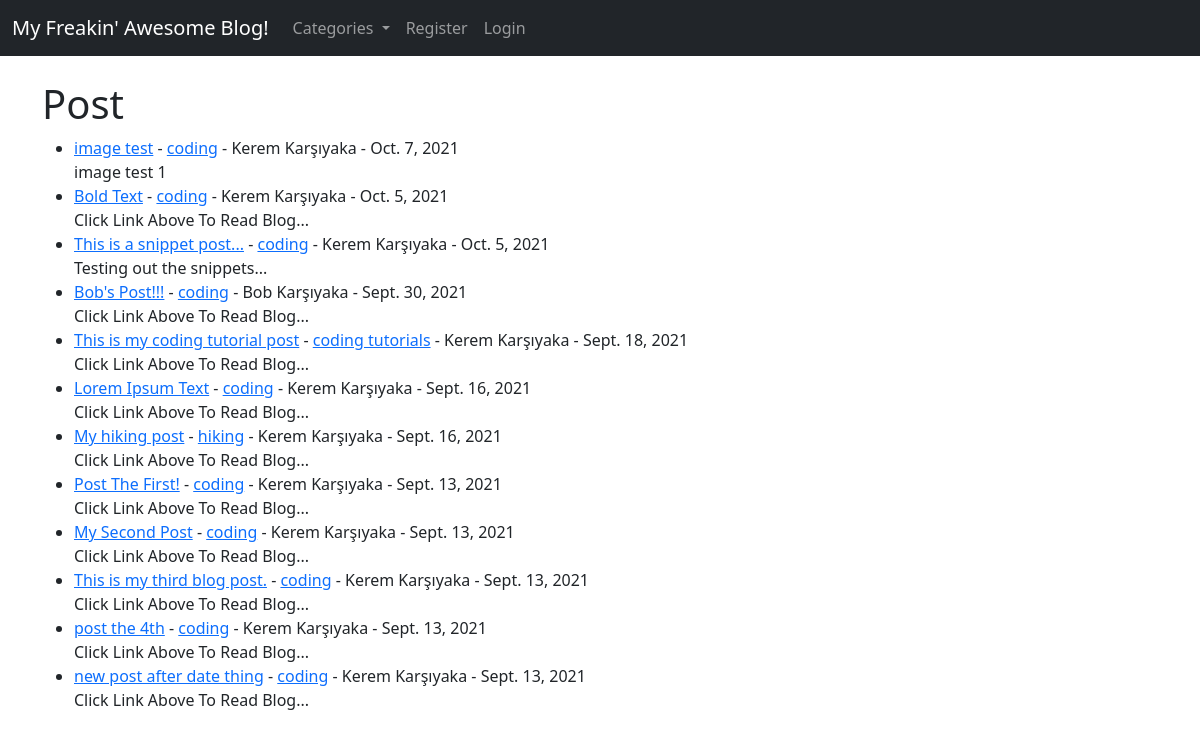
The page / on the database its author committed.
### theblog/models.py (models this page shows, shortened)
class Post(models.Model):
	title = models.CharField(max_length=255)
	header_image = models.ImageField(null=True, blank=True, upload_to="images/")
	title_tag = models.CharField(max_length=255)
	author = models.ForeignKey(User, on_delete=models.CASCADE)
	body = RichTextField(blank=True, null=True)
	post_date = models.DateField(auto_now_add=True)
	category = models.CharField(max_length=255, default='coding')
	snippet = models.CharField(max_length=255)
	likes = models.ManyToManyField(User, related_name='blog_posts')

### theblog/views.py (the view)
# urls.py: path('', HomeView.as_view(), name="home"),
class HomeView(ListView):
	model = Post
	template_name = 'home.html'
	ordering = ['-post_date']
	def get_context_data(self, *args, **kwargs):
		cat_menu = Category.objects.all()
		context = super(HomeView, self).get_context_data(*args, **kwargs)
		context["cat_menu"] = cat_menu
		return context

### theblog/models.py (called while the page is built)
	def __str__(self):
		return self.name

### theblog/templates/home.html (shortened to what this page needs)
{% extends 'base.html' %}
{% block content %}
<h1>Post</h1>
<ul>
{% for post in object_list %}
	<li><a href="{% url 'article-detail' post.pk %}">{{ post.title }}</a>
		- <a href=" {% url 'category' post.category|slugify %} ">{{ post.category }}</a>
		- {{ post.author.first_name }}
		{{ post.author.last_name }} -
		{{ post.post_date}} <br/>
	{{ post.snippet }}</li>
{% endfor %}
</ul>
{% endblock %}

### rows shown on the page
Post: title "image test", category "coding", author.first_name "Kerem", author.last_name "Karşıyaka", post_date "Oct. 7, 2021", snippet "image test 1"
Post: title "Bold Text", category "coding", author.first_name "Kerem", author.last_name "Karşıyaka", post_date "Oct. 5, 2021", snippet "Click Link Above To Read Blog..."
Post: title "This is a snippet post...", category "coding", author.first_name "Kerem", author.last_name "Karşıyaka", post_date "Oct. 5, 2021", snippet "Testing out the snippets..."
Post: title "Bob's Post!!!", category "coding", author.first_name "Bob", author.last_name "Karşıyaka", post_date "Sept. 30, 2021", snippet "Click Link Above To Read Blog..."
Post: title "This is my coding tutorial post", category "coding tutorials", author.first_name "Kerem", author.last_name "Karşıyaka", post_date "Sept. 18, 2021", snippet "Click Link Above To Read Blog..."
Post: title "Lorem Ipsum Text", category "coding", author.first_name "Kerem", author.last_name "Karşıyaka", post_date "Sept. 16, 2021", snippet "Click Link Above To Read Blog..."
Post: title "My hiking post", category "hiking", author.first_name "Kerem", author.last_name "Karşıyaka", post_date "Sept. 16, 2021", snippet "Click Link Above To Read Blog..."
Post: title "Post The First!", category "coding", author.first_name "Kerem", author.last_name "Karşıyaka", post_date "Sept. 13, 2021", snippet "Click Link Above To Read Blog..."
Post: title "My Second Post", category "coding", author.first_name "Kerem", author.last_name "Karşıyaka", post_date "Sept. 13, 2021", snippet "Click Link Above To Read Blog..."
Post: title "This is my third blog post.", category "coding", author.first_name "Kerem", author.last_name "Karşıyaka", post_date "Sept. 13, 2021", snippet "Click Link Above To Read Blog..."
Post: title "post the 4th", category "coding", author.first_name "Kerem", author.last_name "Karşıyaka", post_date "Sept. 13, 2021", snippet "Click Link Above To Read Blog..."
Post: title "new post after date thing", category "coding", author.first_name "Kerem", author.last_name "Karşıyaka", post_date "Sept. 13, 2021", snippet "Click Link Above To Read Blog..."
